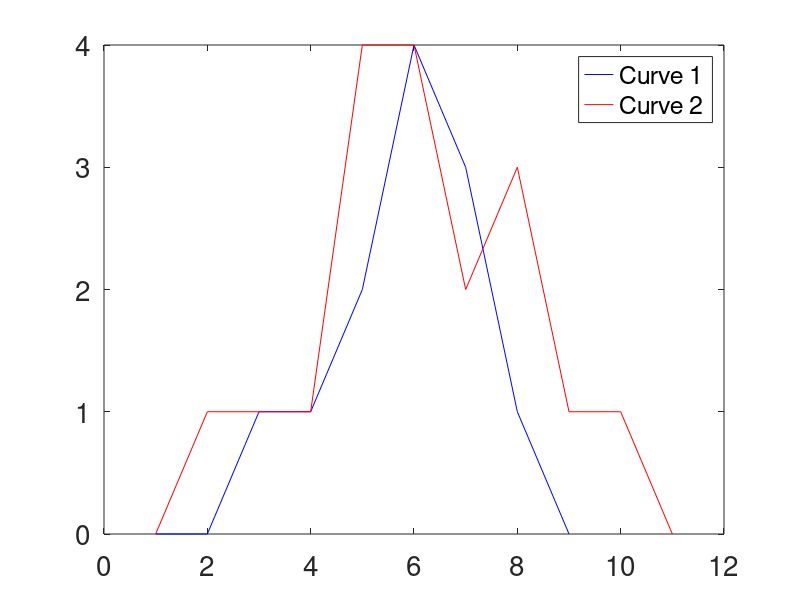
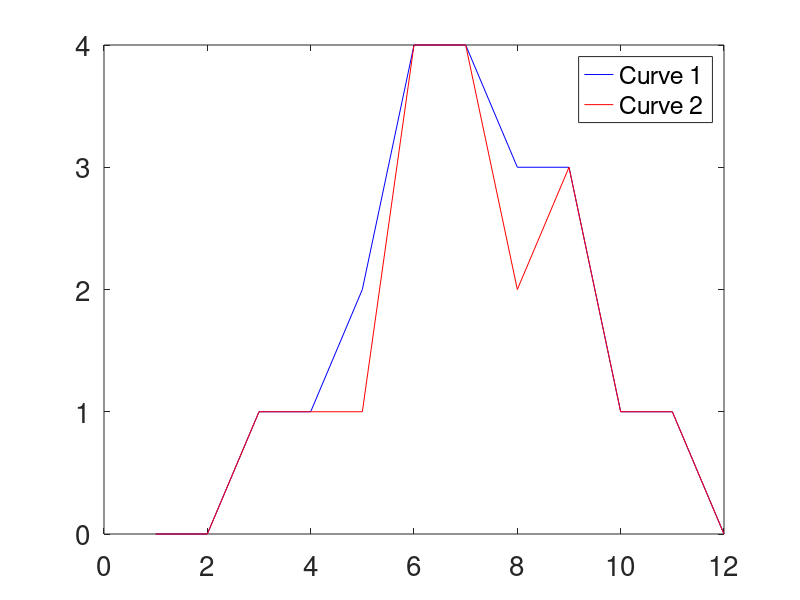

These charts were generated, in order, by the following MATLAB code:
%% the script to show the algorithm of DTW
clear;clc;close all;

% two series of points as the two curves
c1=[0,0,1,1,2,4,3,1,0];
c2=[0,1,1,1,4,4,2,3,1,1,0];

% build the matrix C_ij
l1=length(c1);l2=length(c2);
Cmat=inf*ones(l1,l2);
Cmat(1,1)=(c1(1)-c2(1))^2;

% squared euclidean to be the metric
dp=@(x,y)((x-y).^2);

% do not apply sliding window in the illustration
w=max(l1,l2);

for i=1:l1
    for j=max(i-w,1):min(l2,i+w)
        Cmat(i,j)=dp(c1(i),c2(j));
        if i>1 && j>1
            Cmat(i,j)=Cmat(i,j)+min([Cmat(i-1,j),Cmat(i,j-1),Cmat(i-1,j-1)]);
        elseif i>1 && j==1
            Cmat(i,j)=Cmat(i,j)+Cmat(i-1,j);
        elseif i==1 && j>1
            Cmat(i,j)=Cmat(i,j)+Cmat(i,j-1);
        end
    end
end
% in the end, we should have the last points connected
dist=Cmat(l1,l2);

% save as a csv file
csvwrite('Cmat.csv',[[0,c2];[c1',Cmat]])

idxmat=[l1,l2];
not11=1;
while not11
    i=idxmat(1,1);j=idxmat(1,2);
    if i>1 && j>1
        [~,rt]=min([Cmat(i-1,j-1),Cmat(i-1,j),Cmat(i,j-1)]);
        temp=[i-1,j-1;i-1,j;i,j-1];
        idxmat=[temp(rt,:);idxmat];
    elseif i==1 && j>1
        idxmat=[i,j-1;idxmat];
    elseif i>1 && j==1
        idxmat=[i-1,j;idxmat];
    else
        not11=0;
    end
end
idx1=idxmat(:,1)';
idx2=idxmat(:,2)';

% show the original and aligned curves
figure(1)
% original
% subplot(2,1,1)
set(gcf, 'position', [100 100 1250 500]);
plot(1:l1,c1,'b-');
hold on
plot(1:l2,c2,'r-');
hold off
legend('Curve 1','Curve 2','location','best');
set(gca,'fontsize',20)

% aligned
% subplot(2,1,2)
figure(2)
set(gcf, 'position', [100 100 1250 500]);
plot(1:length(idx1),c1(idx1),'b-');
hold on
plot(1:length(idx2),c2(idx2),'r-');
hold off
legend('Curve 1','Curve 2','location','best');
set(gca,'fontsize',20)

% % as a comparison, the dtw function in matlab
% figure(3)
% dtw(c1,c2);




